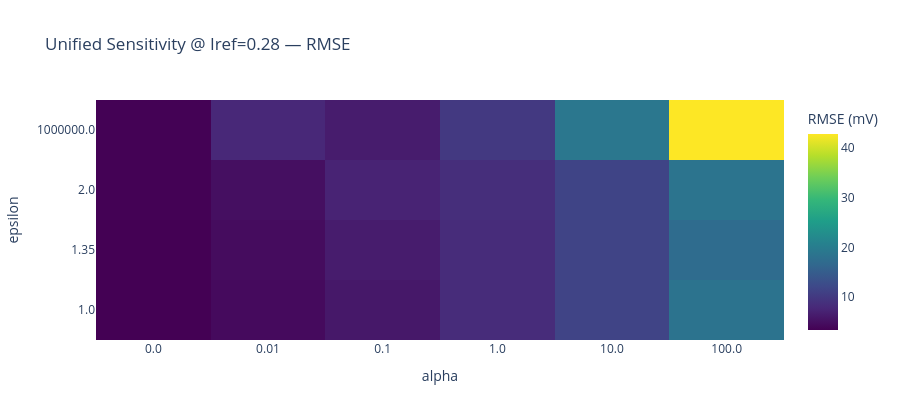
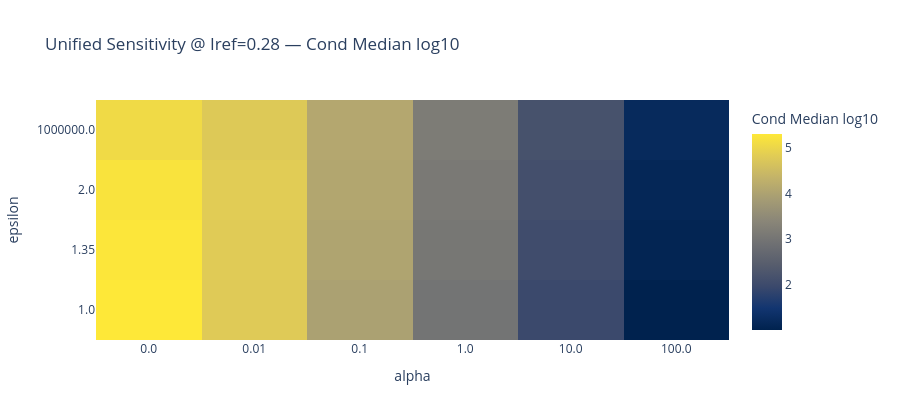

The code cell stored with these charts, in order, in its notebook:
### Code cell
# ── Heatmaps by Iref: RMSE / Cond / GT RMSE (if available) ──
for i_ref in common_config["Iref"]:
    dfi = df_rank[df_rank["Iref"] == i_ref].copy()
    dfi = dfi.dropna(subset=["epsilon", "alpha"])
    if dfi.empty:
        continue

    pivot_rmse = dfi.pivot_table(index="epsilon", columns="alpha", values="RMSE (mV)", aggfunc="mean")
    fig = go.Figure(data=go.Heatmap(
        z=pivot_rmse.values,
        x=[str(c) for c in pivot_rmse.columns],
        y=[str(r) for r in pivot_rmse.index],
        colorscale="Viridis",
        colorbar=dict(title="RMSE (mV)"),
    ))
    fig.update_layout(
        title=f"Unified Sensitivity @ Iref={i_ref} — RMSE",
        xaxis_title="alpha",
        yaxis_title="epsilon",
        template="plotly_white",
        height=420,
    )
    fig.show()

    if "Cond Median log10" in dfi.columns:
        pivot_cond = dfi.pivot_table(index="epsilon", columns="alpha", values="Cond Median log10", aggfunc="mean")
        fig = go.Figure(data=go.Heatmap(
            z=pivot_cond.values,
            x=[str(c) for c in pivot_cond.columns],
            y=[str(r) for r in pivot_cond.index],
            colorscale="Cividis",
            colorbar=dict(title="Cond Median log10"),
        ))
        fig.update_layout(
            title=f"Unified Sensitivity @ Iref={i_ref} — Cond Median log10",
            xaxis_title="alpha",
            yaxis_title="epsilon",
            template="plotly_white",
            height=420,
        )
        fig.show()

    if has_gt and "GT RMSE (mV)" in dfi.columns:
        pivot_gt = dfi.pivot_table(index="epsilon", columns="alpha", values="GT RMSE (mV)", aggfunc="mean")
        fig = go.Figure(data=go.Heatmap(
            z=pivot_gt.values,
            x=[str(c) for c in pivot_gt.columns],
            y=[str(r) for r in pivot_gt.index],
            colorscale="Plasma",
            colorbar=dict(title="GT RMSE (mV)"),
        ))
        fig.update_layout(
            title=f"Unified Sensitivity @ Iref={i_ref} — GT RMSE",
            xaxis_title="alpha",
            yaxis_title="epsilon",
            template="plotly_white",
            height=420,
        )
        fig.show()

### Figure 1 — Plotly figure (JSON) as saved in the notebook; plotly's stock layout.template omitted (floating-point values rounded to 4 significant figures)
{"data": [{"colorbar": {"title": {"text": "RMSE (mV)"}}, "colorscale": [[0, "#440154"], [0.1111, "#482878"], [0.2222, "#3e4989"], [0.3333, "#31688e"], [0.4444, "#26828e"], [0.5556, "#1f9e89"], [0.6667, "#35b779"], [0.7778, "#6ece58"], [0.8889, "#b5de2b"], [1, "#fde725"]], "type": "heatmap", "x": ["0.0", "0.01", "0.1", "1.0", "10.0", "100.0"], "y": ["1.0", "1.35", "2.0", "1000000.0"], "z": [[3.413, 4.471, 6.03, 8.308, 11.5, 18.41], [3.431, 4.623, 6.427, 8.381, 11.51, 17.28], [3.514, 4.949, 7.288, 8.625, 11.53, 18.66], [3.538, 7.816, 6.447, 10.07, 19.03, 42.87]]}], "layout": {"height": 420, "title": {"text": "Unified Sensitivity @ Iref=0.28 — RMSE"}, "xaxis": {"title": {"text": "alpha"}}, "yaxis": {"title": {"text": "epsilon"}}}}

### Figure 2 — Plotly figure (JSON) as saved in the notebook; plotly's stock layout.template omitted (floating-point values rounded to 4 significant figures)
{"data": [{"colorbar": {"title": {"text": "Cond Median log10"}}, "colorscale": [[0, "#00224e"], [0.1111, "#123570"], [0.2222, "#3b496c"], [0.3333, "#575d6d"], [0.4444, "#707173"], [0.5556, "#8a8678"], [0.6667, "#a59c74"], [0.7778, "#c3b369"], [0.8889, "#e1cc55"], [1, "#fee838"]], "type": "heatmap", "x": ["0.0", "0.01", "0.1", "1.0", "10.0", "100.0"], "y": ["1.0", "1.35", "2.0", "1000000.0"], "z": [[5.307, 4.792, 3.975, 2.978, 1.964, 1.006], [5.273, 4.815, 4.038, 3.051, 2.042, 1.076], [5.222, 4.823, 4.08, 3.11, 2.114, 1.137], [5.071, 4.773, 4.105, 3.161, 2.174, 1.204]]}], "layout": {"height": 420, "title": {"text": "Unified Sensitivity @ Iref=0.28 — Cond Median log10"}, "xaxis": {"title": {"text": "alpha"}}, "yaxis": {"title": {"text": "epsilon"}}}}
